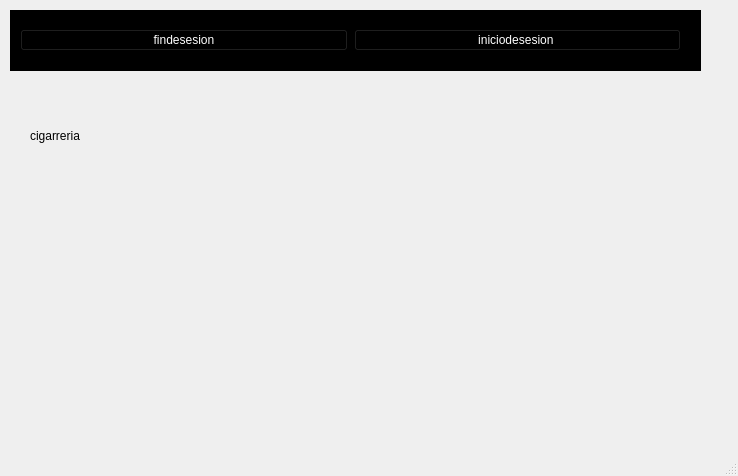
<?xml version="1.0" encoding="UTF-8"?>
<ui version="4.0">
 <class>MainWindow</class>
 <widget class="QMainWindow" name="MainWindow">
  <property name="geometry">
   <rect>
    <x>0</x>
    <y>0</y>
    <width>738</width>
    <height>476</height>
   </rect>
  </property>
  <property name="windowTitle">
   <string>MainWindow</string>
  </property>
  <widget class="QWidget" name="centralwidget">
   <widget class="QFrame" name="frame">
    <property name="geometry">
     <rect>
      <x>10</x>
      <y>10</y>
      <width>691</width>
      <height>61</height>
     </rect>
    </property>
    <property name="styleSheet">
     <string notr="true">color: rgb(255, 255, 255);
background-color: rgb(0, 0, 0);</string>
    </property>
    <property name="frameShape">
     <enum>QFrame::StyledPanel</enum>
    </property>
    <property name="frameShadow">
     <enum>QFrame::Raised</enum>
    </property>
    <widget class="QWidget" name="horizontalLayoutWidget">
     <property name="geometry">
      <rect>
       <x>10</x>
       <y>10</y>
       <width>661</width>
       <height>41</height>
      </rect>
     </property>
     <layout class="QHBoxLayout" name="horizontalLayout">
      <item>
       <widget class="QPushButton" name="pushButton_2">
        <property name="text">
         <string>findesesion</string>
        </property>
       </widget>
      </item>
      <item>
       <widget class="QPushButton" name="inicio">
        <property name="text">
         <string>iniciodesesion </string>
        </property>
       </widget>
      </item>
     </layout>
    </widget>
   </widget>
   <widget class="QLabel" name="label">
    <property name="geometry">
     <rect>
      <x>30</x>
      <y>100</y>
      <width>131</width>
      <height>71</height>
     </rect>
    </property>
    <property name="styleSheet">
     <string notr="true">font: 18pt &quot;Times New Roman&quot;;</string>
    </property>
    <property name="text">
     <string>cigarreria</string>
    </property>
   </widget>
  </widget>
  <widget class="QMenuBar" name="menubar">
   <property name="geometry">
    <rect>
     <x>0</x>
     <y>0</y>
     <width>738</width>
     <height>26</height>
    </rect>
   </property>
  </widget>
  <widget class="QStatusBar" name="statusbar"/>
 </widget>
 <resources/>
 <connections/>
</ui>
